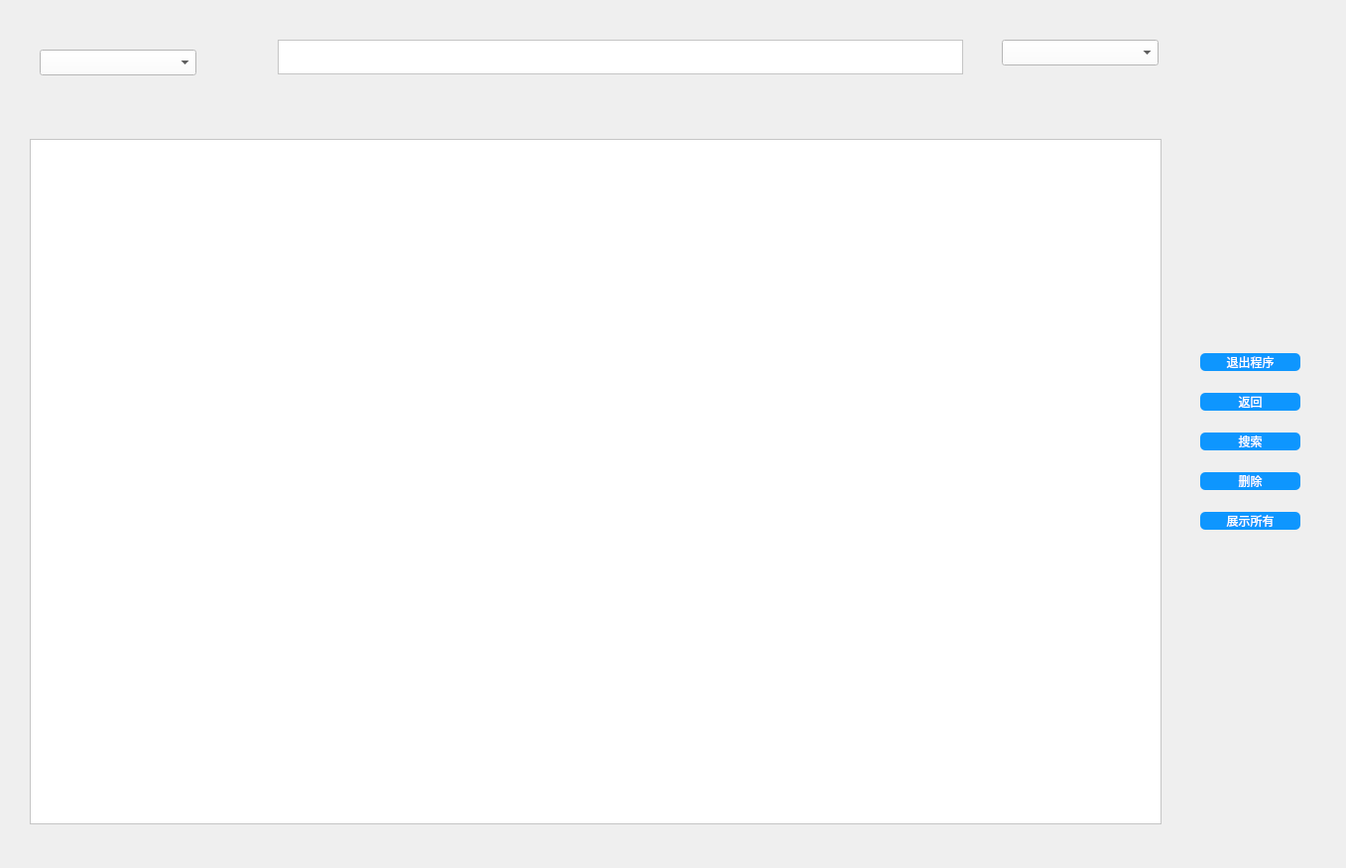
<?xml version="1.0" encoding="UTF-8"?>
<ui version="4.0">
 <class>Database_serach</class>
 <widget class="QDialog" name="Database_serach">
  <property name="geometry">
   <rect>
    <x>0</x>
    <y>0</y>
    <width>1357</width>
    <height>875</height>
   </rect>
  </property>
  <property name="windowTitle">
   <string>database_serach</string>
  </property>
  <property name="windowIcon">
   <iconset resource="res_static.qrc">
    <normaloff>:/icon/source/res/photo/icon/title.png</normaloff>:/icon/source/res/photo/icon/title.png</iconset>
  </property>
  <widget class="QWidget" name="verticalLayoutWidget_2">
   <property name="geometry">
    <rect>
     <x>1210</x>
     <y>340</y>
     <width>101</width>
     <height>211</height>
    </rect>
   </property>
   <layout class="QVBoxLayout" name="verticalLayout_2">
    <item>
     <widget class="QPushButton" name="btn_close">
      <property name="styleSheet">
       <string notr="true">QPushButton
{
	font-family:Microsoft Yahei;
	color:white;
	background-color:rgb(14 , 150 , 254);
	border-radius:5px;
}

QPushButton:hover
{
	background-color:rgb(44 , 137 , 255);
}

QPushButton:pressed
{
	background-color:rgb(14 , 135 , 228);
	padding-left:3px;
	padding-top:3px;
}
</string>
      </property>
      <property name="text">
       <string>退出程序</string>
      </property>
     </widget>
    </item>
    <item>
     <widget class="QPushButton" name="btn_back">
      <property name="styleSheet">
       <string notr="true">QPushButton
{
	font-family:Microsoft Yahei;
	color:white;
	background-color:rgb(14 , 150 , 254);
	border-radius:5px;
}

QPushButton:hover
{
	background-color:rgb(44 , 137 , 255);
}

QPushButton:pressed
{
	background-color:rgb(14 , 135 , 228);
	padding-left:3px;
	padding-top:3px;
}
</string>
      </property>
      <property name="text">
       <string>返回</string>
      </property>
     </widget>
    </item>
    <item>
     <widget class="QPushButton" name="btn_ok">
      <property name="styleSheet">
       <string notr="true">QPushButton
{
	font-family:Microsoft Yahei;
	color:white;
	background-color:rgb(14 , 150 , 254);
	border-radius:5px;
}

QPushButton:hover
{
	background-color:rgb(44 , 137 , 255);
}

QPushButton:pressed
{
	background-color:rgb(14 , 135 , 228);
	padding-left:3px;
	padding-top:3px;
}
</string>
      </property>
      <property name="text">
       <string>搜索</string>
      </property>
     </widget>
    </item>
    <item>
     <widget class="QPushButton" name="btn_del">
      <property name="styleSheet">
       <string notr="true">QPushButton
{
	font-family:Microsoft Yahei;
	color:white;
	background-color:rgb(14 , 150 , 254);
	border-radius:5px;
}

QPushButton:hover
{
	background-color:rgb(44 , 137 , 255);
}

QPushButton:pressed
{
	background-color:rgb(14 , 135 , 228);
	padding-left:3px;
	padding-top:3px;
}
</string>
      </property>
      <property name="text">
       <string>删除</string>
      </property>
     </widget>
    </item>
    <item>
     <widget class="QPushButton" name="btn_showall">
      <property name="styleSheet">
       <string notr="true">QPushButton
{
	font-family:Microsoft Yahei;
	color:white;
	background-color:rgb(14 , 150 , 254);
	border-radius:5px;
}

QPushButton:hover
{
	background-color:rgb(44 , 137 , 255);
}

QPushButton:pressed
{
	background-color:rgb(14 , 135 , 228);
	padding-left:3px;
	padding-top:3px;
}
</string>
      </property>
      <property name="text">
       <string>展示所有</string>
      </property>
     </widget>
    </item>
   </layout>
  </widget>
  <widget class="QTableWidget" name="tableWidget">
   <property name="geometry">
    <rect>
     <x>30</x>
     <y>140</y>
     <width>1141</width>
     <height>691</height>
    </rect>
   </property>
   <property name="styleSheet">
    <string notr="true">background-color: rgb(255, 255, 255);
</string>
   </property>
  </widget>
  <widget class="QComboBox" name="cmb_mode">
   <property name="geometry">
    <rect>
     <x>40</x>
     <y>50</y>
     <width>158</width>
     <height>26</height>
    </rect>
   </property>
   <property name="toolTip">
    <string>mode</string>
   </property>
   <property name="styleSheet">
    <string notr="true">background-color: rgb(255, 255, 255);</string>
   </property>
   <property name="placeholderText">
    <string/>
   </property>
  </widget>
  <widget class="QTextEdit" name="textEdit_key">
   <property name="geometry">
    <rect>
     <x>280</x>
     <y>40</y>
     <width>691</width>
     <height>35</height>
    </rect>
   </property>
   <property name="styleSheet">
    <string notr="true">background-color: rgb(255, 255, 255);
font: 12pt &quot;Microsoft YaHei UI&quot;;
color:rgb(0, 0, 0);
</string>
   </property>
  </widget>
  <widget class="QComboBox" name="cmb_filter1">
   <property name="geometry">
    <rect>
     <x>1010</x>
     <y>40</y>
     <width>158</width>
     <height>26</height>
    </rect>
   </property>
   <property name="toolTip">
    <string>mode</string>
   </property>
   <property name="styleSheet">
    <string notr="true">background-color: rgb(255, 255, 255);</string>
   </property>
   <property name="placeholderText">
    <string/>
   </property>
  </widget>
 </widget>
 <resources>
  <include location="res_static.qrc"/>
 </resources>
 <connections/>
</ui>
